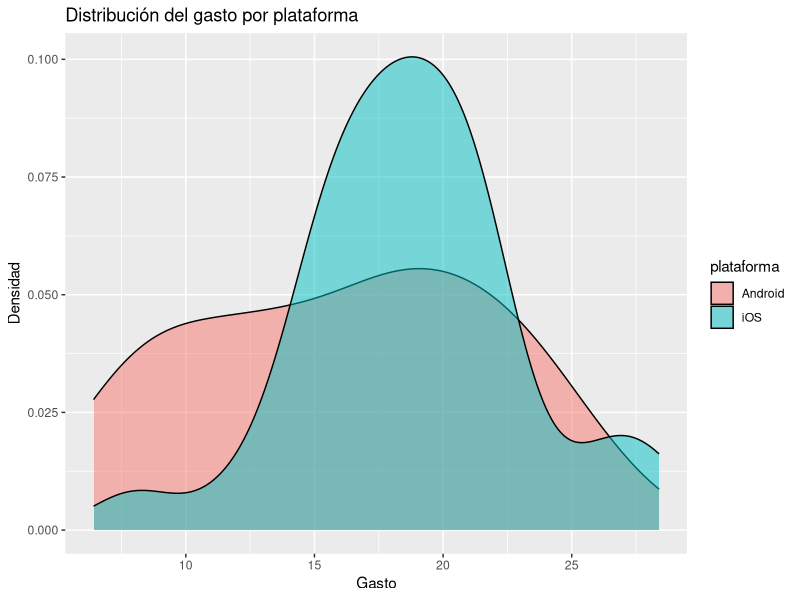

The R source for this figure:
# 2.4 - Contraste de Hipótesis

# =========================
# PARTE 1: EL Z-TEST
# =========================

# Simulación de datos
set.seed(123)
muestra_cpus <- rnorm(n = 50, mean = 58, sd = 5)

# Cálculo de valores necesarios
media_muestral <- mean(muestra_cpus)
mu_teorica <- 60
sigma_conocida <- 5
n <- length(muestra_cpus)

# Cálculo del Z-score
z_score <- (media_muestral - mu_teorica) / (sigma_conocida / sqrt(n))
z_score

# Cálculo del p-valor (test bilateral)
p_valor <- 2 * pnorm(-abs(z_score))
p_valor

# Interpretación:
# El p-valor es menor que 0.05, por lo que podemos decir que el cambio
# de pasta térmica ha afectado a la temperatura media de los procesadores.
# La temperatura es diferente a los 60ºC habituales y, en este caso, menor.


# =========================
# PARTE 2: EL T-TEST
# =========================

# Tomamos una muestra pequeña en 20 pedidos con la nueva función
tiempos_nuevos <- c(28, 29, 30, 25, 27, 29, 31, 24, 26, 29,
                    28, 27, 30, 26, 25, 28, 29, 30, 24, 27)

# Comprobación de normalidad
shapiro.test(tiempos_nuevos)

# Interpretación:
# El resultado del test indica que los datos siguen una distribución normal,
# por lo que es adecuado utilizar un t-test.


# Planteamiento de hipótesis:
# H0: El tiempo medio de entrega es mayor o igual a 30 minutos
# H1: El tiempo medio de entrega es menor a 30 minutos

# Ejecución del t-test
t.test(tiempos_nuevos, mu = 30, alternative = "less")

# Interpretación:
# El p-valor es menor que 0.05, lo que indica que el tiempo medio de entrega
# con la nueva funcionalidad es menor a 30 minutos. Esto demuestra que la
# funcionalidad reduce los tiempos de entrega.


# =============================================
# COMPARACIÓN DE DOS MUESTRAS (ANDROID vs iOS)
# =============================================

# Datos simulados de gasto medio
set.seed(456)
gasto_android <- rnorm(30, mean = 15, sd = 5)
gasto_ios <- rnorm(30, mean = 18, sd = 5)

# T-test bilateral
t.test(gasto_android, gasto_ios)

# Interpretación:
# El test muestra que existen diferencias en el gasto medio entre usuarios
# de Android e iOS. Los usuarios de iOS presentan un gasto medio mayor.


# ======================
# PARTE 3: CHI-CUADRADO
# ======================

# Creación de la tabla de contingencia
datos_campana <- matrix(c(30, 70,
                          50, 50),
                        nrow = 2,
                        byrow = FALSE)

colnames(datos_campana) <- c("Campaña_A", "Campaña_B")
rownames(datos_campana) <- c("Compró", "No_Compró")

datos_campana


# Planteamiento de hipótesis:
# H0: Las variables son independientes (la compra no depende de la campaña)
# H1: Las variables son dependientes (el tipo de campaña influye)


# Ejecución del test Chi-cuadrado
test_chi <- chisq.test(datos_campana)
print(test_chi)

# Valores esperados
test_chi$expected

# Interpretación:
# El p-valor es menor que 0.05, por lo que se rechaza la hipótesis nula.
# Esto indica que la compra depende del tipo de campaña y que la campaña B
# obtiene mejores resultados que la campaña A.
# Si los datos no siguieran una distribución normal (p-valor < 0.05),
# no sería adecuado usar un t-test. En ese caso, se podría utilizar
# el test de Wilcoxon (wilcox.test), que no asume normalidad.

# =========================
# AMPLIACIÓN: VISUALIZACIÓN
# =========================

library(ggplot2)

# Creamos un data frame con los gastos
datos_gasto <- data.frame(
  gasto = c(gasto_android, gasto_ios),
  plataforma = c(rep("Android", length(gasto_android)),
                 rep("iOS", length(gasto_ios)))
)

# Gráfico de densidad
ggplot(datos_gasto, aes(x = gasto, fill = plataforma)) +
  geom_density(alpha = 0.5) +
  labs(title = "Distribución del gasto por plataforma",
       x = "Gasto",
       y = "Densidad")

# Interpretación:
# En el gráfico se observa que la distribución del gasto de los usuarios
# de iOS está desplazada hacia valores más altos que la de Android.
# Esto coincide con el resultado del t-test, que indicaba una diferencia
# en el gasto medio entre ambas plataformas.
